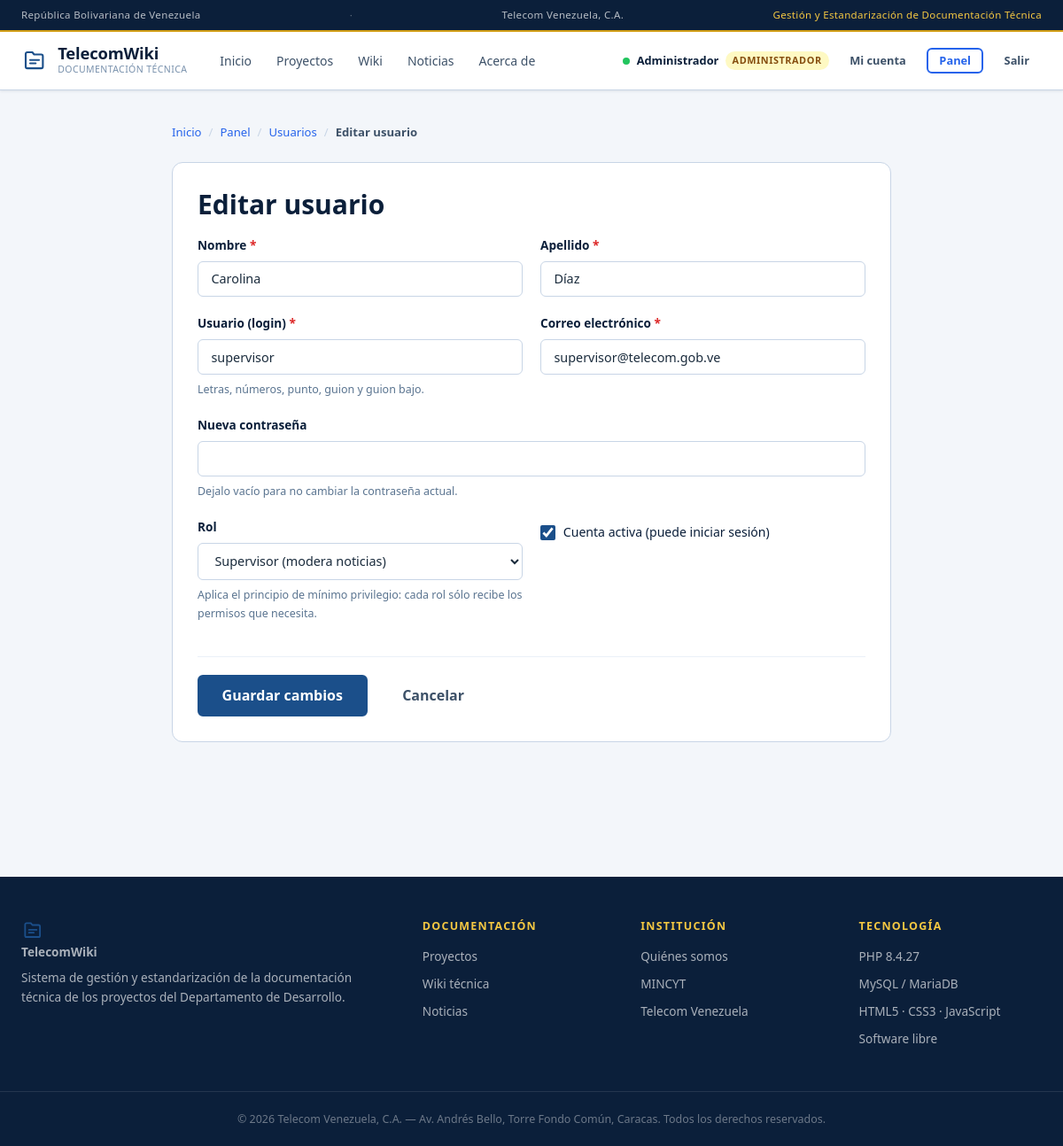
Page /frontend/admin/usuario_form.php?id=2 (signed in) on the committed database.
### tables this page shows
CREATE TABLE `usuarios` (
    `id`            INT UNSIGNED NOT NULL AUTO_INCREMENT,
    `nombre`        VARCHAR(100)  NOT NULL,
    `apellido`      VARCHAR(100)  NOT NULL,
    `usuario`       VARCHAR(50)   NOT NULL,
    `email`         VARCHAR(150)  NOT NULL,
    `password`      VARCHAR(255)  NOT NULL,
    `rol`           ENUM('lector','editor','supervisor','admin') NOT NULL DEFAULT 'lector',
    `activo`        TINYINT(1)    NOT NULL DEFAULT 1,
    `ultimo_acceso` DATETIME      NULL DEFAULT NULL,
    `creado_en`     DATETIME      NOT NULL DEFAULT CURRENT_TIMESTAMP,
    PRIMARY KEY (`id`),
    UNIQUE KEY `uq_usuarios_usuario` (`usuario`),
    UNIQUE KEY `uq_usuarios_email`   (`email`),
    KEY `idx_usuarios_rol_activo` (`rol`,`activo`)
);

### frontend/admin/usuario_form.php (the view, shortened to what the rows shown need)
<?php
requierePermiso('usuario.gestionar');
$yo          = currentUser();
$usuarioId   = entero($_GET['id'] ?? $_POST['usuario_id'] ?? '', 0);
$esPropia    = $usuarioId > 0 && $usuarioId === (int) $yo['id'];
$objetivo    = $usuarioId > 0
    ? dbUnica('SELECT * FROM usuarios WHERE id = ? LIMIT 1', [$usuarioId])
    : null;
$valores = [
    'nombre'   => $objetivo['nombre']   ?? '',
    'apellido' => $objetivo['apellido'] ?? '',
    'usuario'  => $objetivo['usuario']  ?? '',
    'email'    => $objetivo['email']    ?? '',
    'rol'      => $objetivo['rol']      ?? 'lector',
    'activo'   => isset($objetivo['activo']) ? (int) $objetivo['activo'] : 1,
];
$cssExtra  = 'admin.css';
abrirPagina();
?>
<div class="container container--form">
    <div class="panel panel--form">
        <header class="panel__cabecera">
            <h1><?= $objetivo ? 'Editar usuario' : 'Nuevo usuario' ?></h1>
        </header>
        <form method="post" class="formulario"
              action="<?= e(url('admin/usuario_form.php' . ($objetivo ? '?id=' . (int) $objetivo['id'] : ''))) ?>">
            <div class="rejilla rejilla--2">
                <?= campo('nombre', 'Nombre', 'text', [
                    'valor' => $valores['nombre'], 'requerido' => true, 'max' => 100,
                ]) ?>
                <?= campo('apellido', 'Apellido', 'text', [
                    'valor' => $valores['apellido'], 'requerido' => true, 'max' => 100,
                ]) ?>
            </div>
            <div class="rejilla rejilla--2">
                <?= campo('usuario', 'Usuario (login)', 'text', [
                    'valor' => $valores['usuario'], 'requerido' => true, 'max' => 50,
                    'ayuda' => 'Letras, números, punto, guion y guion bajo.',
                    'extra' => 'autocomplete="username"',
                ]) ?>
                <?= campo('email', 'Correo electrónico', 'email', [
                    'valor' => $valores['email'], 'requerido' => true, 'max' => 150,
                    'extra' => 'autocomplete="email"',
                ]) ?>
            </div>
            <div class="rejilla rejilla--2">
                <div class="form-group">
                    <label class="form-label" for="f_rol">Rol</label>
                    <?php if ($esPropia): ?>
                        <select class="form-control" id="f_rol" name="rol" disabled>
                            <?php foreach (ROLES_USUARIO as $val => $txt): ?>
                                <option value="<?= e($val) ?>" <?= $val === $valores['rol'] ? 'selected' : '' ?>>
                                    <?= e($txt) ?></option>
                            <?php endforeach; ?>
                        </select>
                        <input type="hidden" name="rol" value="<?= e($valores['rol']) ?>">
                    <?php else: ?>
                        <select class="form-control" id="f_rol" name="rol">
                            <?php foreach (ROLES_USUARIO as $val => $txt): ?>
                                <option value="<?= e($val) ?>" <?= $val === $valores['rol'] ? 'selected' : '' ?>>
                                    <?= e($txt) ?></option>
                            <?php endforeach; ?>
                        </select>
                    <?php endif; ?>
                    <p class="form-ayuda">Aplica el principio de mínimo privilegio: cada rol sólo
                        recibe los permisos que necesita.</p>
                </div>
                <div class="form-group">
                    <label class="casilla" for="f_activo">
                        <input type="checkbox" id="f_activo" name="activo" value="1"
                            <?= $valores['activo'] ? 'checked' : '' ?>
                            <?= $esPropia ? 'disabled' : '' ?>>
                        <span>Cuenta activa (puede iniciar sesión)</span>
                    </label>
                </div>
            </div>
        </form>
    </div>
</div>

### frontend/partials/header.php (shortened to what the rows shown need)
<?php
require_once dirname(__DIR__, 2) . '/backend/lib/bootstrap.php';
$usuario    = currentUser();
$cssExtra   = $cssExtra ?? '';
?>
<!DOCTYPE html>
<html lang="es">
<head>
    <link rel="stylesheet" href="<?= e(url('css/base.css')) ?>">
    <link rel="stylesheet" href="<?= e(url('css/layout.css')) ?>">
    <link rel="stylesheet" href="<?= e(url('css/components.css')) ?>">
    <link rel="stylesheet" href="<?= e(url('css/pages.css')) ?>">
<?php if ($cssExtra !== ''): ?>
    <link rel="stylesheet" href="<?= e(url('css/' . $cssExtra)) ?>">
<?php endif; ?>
</head>
<body>
<header class="site-header">
    <div class="site-header__inner container">
        <div class="site-header__actions">
<?php if ($usuario === null): ?>
            <a class="btn btn-outline btn-sm" href="<?= e(url('login.php')) ?>">
                <svg width="16" height="16" viewBox="0 0 20 20" fill="currentColor" aria-hidden="true">
                    <path d="M8 4H5a1 1 0 0 0-1 1v10a1 1 0 0 0 1 1h3M12 7l3 3-3 3M15 10H8"/>
                </svg>
                Iniciar sesión
            </a>
<?php else: ?>
            <span class="user-badge">
                <span class="user-dot" aria-hidden="true"></span>
                <span class="user-badge__nombre"><?= e($usuario['nombre']) ?></span>
                <?= badgeRol($usuario['rol']) ?>
            </span>
            <a class="btn btn-ghost btn-sm" href="<?= e(url('cuenta.php')) ?>">
                Mi cuenta
            </a>
            <?php if (puede('panel.acceder')): ?>
                <a class="btn btn-outline btn-sm" href="<?= e(url('admin/index.php')) ?>">Panel</a>
            <?php endif; ?>
            <form class="form-salir" method="post" action="<?= e(url('logout.php')) ?>">
                <button class="btn btn-ghost btn-sm" type="submit">Salir</button>
            </form>
<?php endif; ?>
        </div>
    </div>
</header>
<main id="contenido" class="main-content">

### backend/lib/render.php (shortened to what the rows shown need)
<?php
function badgeRol(string $rol): string {
    return '<span class="role-tag role-' . e($rol) . '">' . e(etiquetaRol($rol)) . '</span>';
}
function campo(string $nombre, string $etiqueta, string $tipo = 'text', array $op = []): string {
    $valor     = $op['valor'] ?? '';
    $requerido = !empty($op['requerido']);
    $max       = $op['max'] ?? null;
    $ayuda     = $op['ayuda'] ?? '';
    $extra     = $op['extra'] ?? '';
    $id        = 'f_' . $nombre;
    $errores   = $op['errores'] ?? [];
    $atributos = 'id="' . e($id) . '" name="' . e($nombre) . '"';
    if ($requerido) $atributos .= ' required';
    if ($max !== null && $tipo !== 'file') {
        $atributos .= ' maxlength="' . (int) $max . '"';
    }
    $atributos .= ' ' . trim($extra);
    $clase = 'form-control' . (!empty($op['class']) ? ' ' . $op['class'] : '');
    $html = '<div class="form-group' . (isset($errores[$nombre]) ? ' form-group--error' : '') . '">';
    $html .= '<label class="form-label" for="' . e($id) . '">' . e($etiqueta)
           . ($requerido ? ' <span class="obligatorio" aria-hidden="true">*</span>' : '') . '</label>';
    if ($tipo === 'select') {
        $html .= '<select class="' . $clase . '" ' . $atributos . '>';
        if (isset($op['vacio'])) {
            $vacio = (string) $op['vacio'];
            $html .= '<option value=""'
                   . ((string) $valor === '' ? ' selected' : '') . '>' . e($vacio) . '</option>';
        }
        foreach ($op['opciones'] ?? [] as $k => $v) {
            $sel = ((string) $k === (string) $valor) ? ' selected' : '';
            $html .= '<option value="' . e((string) $k) . '"' . $sel . '>' . e($v) . '</option>';
        }
        $html .= '</select>';
    } elseif ($tipo === 'textarea') {
        $html .= '<textarea class="' . $clase . '" rows="' . (int) ($op['filas'] ?? 6) . '" '
               . $atributos . '>' . e($valor) . '</textarea>';
    } elseif ($tipo === 'file') {
        $html .= '<input class="' . $clase . '" type="file" ' . $atributos . '>';
    } else {
        $html .= '<input class="' . $clase . '" type="' . e($tipo) . '" value="' . e($valor) . '" '
               . $atributos . '>';
    }
    if (isset($errores[$nombre])) {
        $html .= '<p class="form-error" role="alert">' . e($errores[$nombre]) . '</p>';
    } elseif ($ayuda !== '') {
        $html .= '<p class="form-ayuda">' . e($ayuda) . '</p>';
    }
    return $html . '</div>';
}

### rows in the picture
usuarios: nombre "Administrador", rol "ADMINISTRADOR"
usuarios: nombre "Carolina", apellido "Díaz", usuario "supervisor", email "supervisor@telecom.gob.ve", rol "Supervisor (modera noticias)", activo "☑"

### other values in the picture
SITE_TAGLINE "Gestión y Estandarización de Documentación Técnica"
SITE_NAME "TelecomWiki"
$texto "Inicio"
$texto "Proyectos"
$texto "Wiki"
$texto "Noticias"
$texto "Acerca de"
$nombre "Inicio"
$nombre "Panel"
$nombre "Usuarios"
$nombre "Editar usuario"
$etiqueta "Nombre Apellido Usuario (login) Correo electrónico Nueva contraseña"
$ayuda "Letras, números, punto, guion y guion bajo. Dejalo vacío para no cambiar la contraseña actual."
PHP_VERSION "8.4.27"
